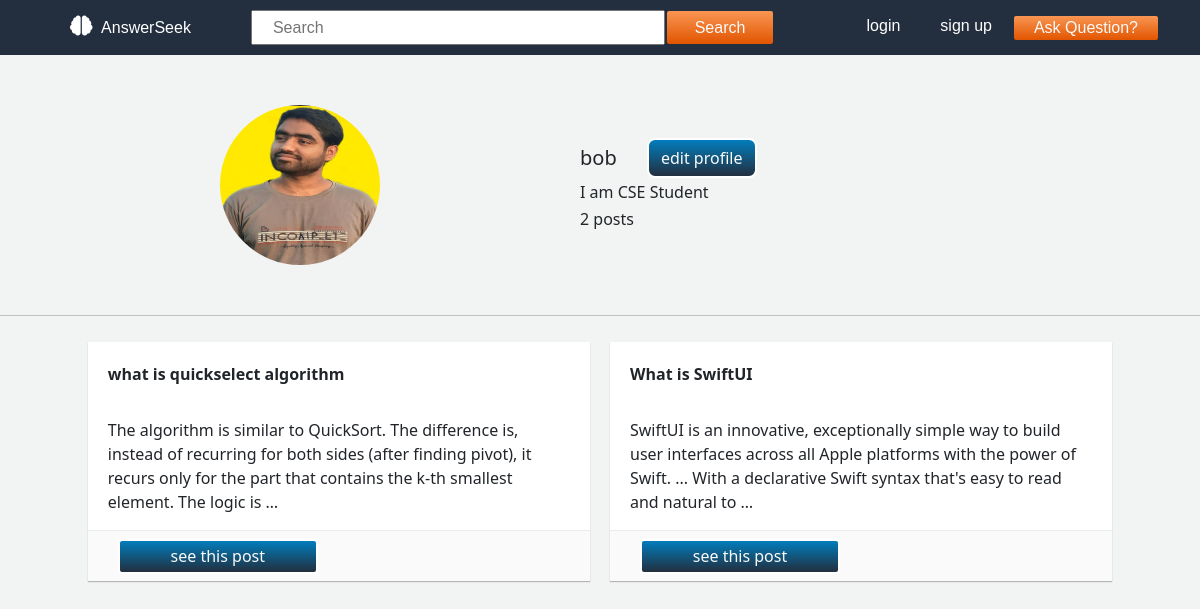
/profile/bob, run on the app's committed database.
### userpage/models.py (models this page shows, shortened)
class Profile(models.Model):
    user = models.ForeignKey(User, on_delete=models.CASCADE, default='')
    userImage = models.ImageField(
        upload_to="Profiles", default="default/default_pic.jpg")
    bio = models.CharField(max_length=100, blank=True)

class Post(models.Model):
    user = models.ForeignKey(User, on_delete=models.CASCADE)
    question = models.TextField(default='')
    answer = models.TextField(default='')
    created_at = models.DateTimeField(auto_now_add=True)
    likes = models.ManyToManyField(User, related_name='blog_like', blank=True)
    dislikes = models.ManyToManyField(
        User, related_name='blog_dislike', blank=True)

### userpage/views.py (the view)
# urls.py: path("profile/<str:username>", views.userProfile, name='user_profile'),
def userProfile(request, username):
    user = User.objects.filter(username=username).first()
    if user:
        profile = Profile.objects.get(user=user)
        total_post = count_posts(user)
        allStory = getStory(user)
        data = {
            'user_obj': profile,
            'allStory': allStory,
            'total_post': total_post,
        }
    else:
        return HttpResponse("NO SUCH USER.......")
    return render(request, 'userpage/userProfile.html', data)

### userpage/views.py (called while the page is built)
def getStory(user):
    post_obj = Post.objects.filter(user=user)
    imgList = []
    for post in post_obj:
        imgList.append(post)
    return imgList

def count_posts(user):
    post_obj = Post.objects.filter(user=user)
    c = 0
    for post in post_obj:
        c += 1
    return c

### templates/userpage/userProfile.html (shortened to what this page needs)
{% extends 'base.html' %}
{% block content %}
      <div class="profile">
          <div class="profile__pic">
            <img src="{{user_obj.userImage.url}}" alt="pic">
          </div>
          <div class="profile__details">
              <div style="display: flex; justify-content: center; align-items: center; padding: 5px 0;">
                <span style="font-weight: 500; font-size: 20px;"> {{user_obj.user}} </span>
                <a type="button" data-bs-toggle="modal" data-bs-target="#exampleModal">
                  edit profile
                </a>
              </div>
            <h6>{{user_obj.bio}}</h6>
            <h6>{{total_post}} posts</h6>
          </div>
      </div>
      <hr>
        <div class="hisposts">
          <div class="container">
            {% for i in allStory %}
              <div class="post">
                <div class="postBody">
                  <div style="font-weight: bolder; min-height: 50px;"> {{i.question|truncatechars:100}} </div>
                  <div> {{i.answer|truncatechars:200}} </div>
                </div>
                <div class="postFooter">
                  <a type="button" href="{% url 'userStory' i.id %}">see this post</a>
                </div>
              </div>
            {% endfor %}
          </div>
        </div>
{% endblock %}

### static/css/style.css (style rules this page uses)
.profile { width: 100%; display: -webkit-box; display: -ms-flexbox; display: flex; margin: 50px 0; }
.profile .profile__pic { width: 40%; display: -webkit-box; display: -ms-flexbox; display: flex; -webkit-box-pack: end; -ms-flex-pack: end; justify-content: flex-end; -webkit-box-align: center; -ms-flex-align: center; align-items: center; padding-right: 100px; }
.profile .profile__pic img { width: 160px; height: 160px; border-radius: 50%; }
.profile .profile__details { width: 60%; display: -webkit-box; display: -ms-flexbox; display: flex; -webkit-box-orient: vertical; -webkit-box-direction: normal; -ms-flex-direction: column; flex-direction: column; -webkit-box-pack: center; -ms-flex-pack: center; justify-content: center; -webkit-box-align: start; -ms-flex-align: start; align-items: flex-start; padding-left: 100px; }
.profile .profile__details a { color: #fafafa; margin-left: 30px; border: 2px solid #fff; border-radius: 8px; background: -webkit-gradient(linear, left top, left bottom, from(#027dbc), to(#222f3e)); background: linear-gradient(#027dbc, #222f3e); height: 40px; width: 110px; display: -webkit-box; display: -ms-flexbox; display: flex; -webkit-box-pack: center; -ms-flex-pack: center; justify-content: center; -webkit-box-align: center; -ms-flex-align: center; align-items: center; text-decoration: none; }
.hisposts .container { width: 100%; display: -webkit-box; display: -ms-flexbox; display: flex; -ms-flex-wrap: wrap; flex-wrap: wrap; -webkit-box-pack: center; -ms-flex-pack: center; justify-content: center; }
.hisposts .container .post { width: 45%; margin: 10px 10px; background-color: #fff; -webkit-box-shadow: 0 1px 1px 0 rgba(0, 0, 0, 0.25); box-shadow: 0 1px 1px 0 rgba(0, 0, 0, 0.25); }
.hisposts .container .post .postBody { width: 100%; min-height: 50px; border-bottom: 1px solid #ebeded; padding: 10px 10px 20px 10px; }
.hisposts .container .post .postBody div { margin: 10px 10px -4px 10px; }
.hisposts .container .post .postFooter { width: 100%; height: 50px; background-color: #fafafa; display: -webkit-box; display: -ms-flexbox; display: flex; -webkit-box-align: center; -ms-flex-align: center; align-items: center; }
.hisposts .container .post .postFooter a { color: #fafafa; margin-left: 30px; border: 2px solid #fff; border-radius: 4px; background: -webkit-gradient(linear, left top, left bottom, from(#027dbc), to(#222f3e)); background: linear-gradient(#027dbc, #222f3e); height: 35px; width: 200px; display: -webkit-box; display: -ms-flexbox; display: flex; -webkit-box-pack: center; -ms-flex-pack: center; justify-content: center; -webkit-box-align: center; -ms-flex-align: center; align-items: center; text-decoration: none; }
.container { width: 1140px; display: -webkit-box; display: -ms-flexbox; display: flex; -webkit-box-pack: center; -ms-flex-pack: center; justify-content: center; }

### data on the page
Profile: userImage (picture), user "bob", bio "I am CSE Student"
Post: question "what is quickselect algorithm", answer "The algorithm is similar to QuickSort. The difference is, instead of recurring for both sides (after finding pivot), it recurs only for the part that contains the k-th smallest element. The logic is …"
Post: question "What is SwiftUI", answer "SwiftUI is an innovative, exceptionally simple way to build user interfaces across all Apple platforms with the power of Swift. ... With a declarative Swift syntax that's easy to read and natural to …"

### other printed values
{{ total_post }} "2"
